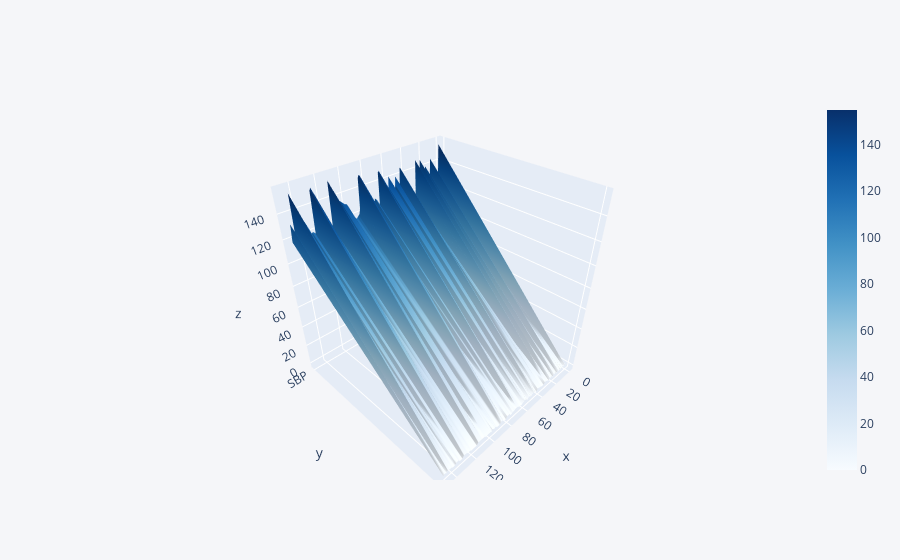

Notebook cell for this chart:
### Code cell
df[['SBP','Level']].iplot(kind = 'surface',colorscale = 'blues')

### Figure 1 — Plotly figure (JSON) as saved in the notebook; plotly's stock layout.template omitted (floating-point values rounded to 4 significant figures; data arrays with more than 128 entries replaced by an {"elided": "..."} marker saying what was removed)
{"data": [{"colorscale": [[0, "rgb(247,251,255)"], [0.125, "rgb(222,235,247)"], [0.25, "rgb(198,219,239)"], [0.375, "rgb(158,202,225)"], [0.5, "rgb(107,174,214)"], [0.625, "rgb(66,146,198)"], [0.75, "rgb(33,113,181)"], [0.875, "rgb(8,81,156)"], [1, "rgb(8,48,107)"]], "type": "surface", "x": {"elided": "149 int values"}, "y": ["SBP", "Level"], "z": {"elided": "2x149 int values"}}], "layout": {"legend": {"bgcolor": "#F5F6F9", "font": {"color": "#4D5663"}}, "paper_bgcolor": "#F5F6F9", "plot_bgcolor": "#F5F6F9", "title": {"font": {"color": "#4D5663"}}, "xaxis": {"gridcolor": "#E1E5ED", "showgrid": true, "tickfont": {"color": "#4D5663"}, "title": {"font": {"color": "#4D5663"}, "text": ""}, "zerolinecolor": "#E1E5ED"}, "yaxis": {"gridcolor": "#E1E5ED", "showgrid": true, "tickfont": {"color": "#4D5663"}, "title": {"font": {"color": "#4D5663"}, "text": ""}, "zerolinecolor": "#E1E5ED"}}}
